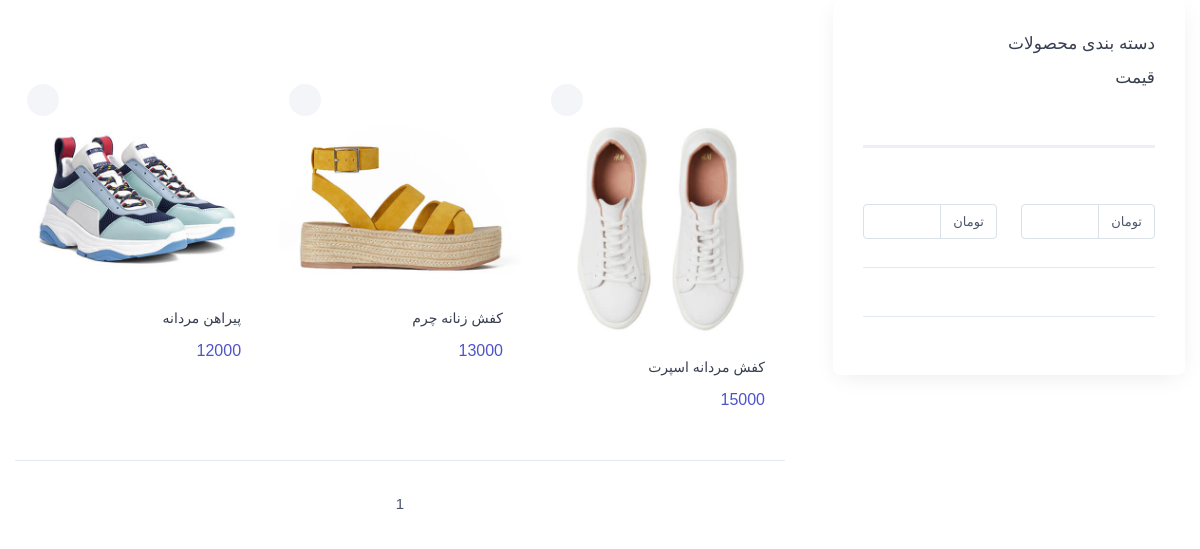
The page /product/productlist/ on the database its author committed.
### products/models.py (models this page shows, shortened)
class Product(models.Model):
    Ptitle = models.CharField(max_length=300, db_index=True, verbose_name='عنوان محصول')
    Pcategory = models.ManyToManyField(ProductCategory, blank=True, related_name='products', verbose_name='دسته بندی')
    product_tag = models.ManyToManyField(ProductTag, verbose_name='تگ های محصول')
    ProductBrand = models.ForeignKey(ProductBrand, on_delete=models.CASCADE, null=True, verbose_name='برند محصول', related_name='productbrand')
    Pprice = models.IntegerField(default=0, db_index=True, verbose_name='قیمت')
    short_description = models.CharField(max_length=360, null=True, db_index=True, verbose_name='توضیحات کوتاه')
    description = models.TextField(verbose_name='توضیحات محصول', null=True)
    is_active = models.BooleanField(default=True, verbose_name='فعال / غیرفعال')
    is_delete = models.BooleanField(default=False, verbose_name='حذف / حذف نشده')
    Pimage = models.ImageField(default='media/aks/01.jpg', verbose_name='تصویر')
    slug = models.SlugField(default="", blank=True, db_index=True) #editable=False
    meta_des = models.CharField(max_length=300,blank=True, verbose_name='توضیحات سئو')
    meta_keyword = models.CharField(max_length=300, blank=True, verbose_name='کلمه کلیدی سئو')
    def get_absolute_url(self):
        return reverse('detail', args=[self.slug])
    class Meta:
        verbose_name='محصول'
        verbose_name_plural= 'محصولات'

### products/views.py (the view)
class productListView(ListView):
    template_name = 'product_moduels/product_list.html'
    model = Product
    context_object_name = 'products'
    ordering = ['-Pprice']
    paginate_by = 5
    def get_context_data(self, *args, object_list=None, **kwargs):
        context = super(productListView, self).get_context_data(*args, **kwargs)
        query = Product.objects.all()
        product : Product = query.order_by('-Pprice').first()
        db_max_price = product.Pprice if product is not None else 0
        context['db_max_price']= int(db_max_price) if db_max_price else 0
        context['start_price']= int(self.request.GET.get('start_price') or 0)
        context['end_price']=int(self.request.GET.get('end_price') or db_max_price)
        context['selected_brands'] = self.request.GET.getlist('brands')
        category_name = self.kwargs.get('category', None)
        context['category_name'] = category_name if category_name else 'all'
        return context
    def get_queryset(self):
        query = super(productListView, self).get_queryset()
        category_name = self.kwargs.get('category', None)
        request : HttpRequest = self.request
        start_price = request.GET.get('start_price')
        end_price = request.GET.get('end_price')
        if start_price is not None:
            query = query.filter(Pprice__gte=start_price)
        if end_price is not None:
            query = query.filter(Pprice__lte=end_price)
        data = query.filter(is_active=True)
        query =data
        if category_name and category_name != 'all':
            query = query.filter(Pcategory__urltitle__iexact=category_name)
        selected_brands = self.request.GET.getlist('brands')
        if selected_brands:
            query = query.filter(ProductBrand__title__in=selected_brands)
        return query
    def render_to_response(self, context, **response_kwargs):
        if self.request.headers.get('X-Requested-With') == 'XMLHttpRequest':
            products_html = render_to_string('product_moduels/includes/product_list_filter.html', {'products': context['products']})
            return JsonResponse({'html': products_html})
        return super().render_to_response(context, **response_kwargs)

### blog/context_processors.py (called while the page is built)
def article_header_title(request):
    return {'article_header_title': 'لیست مقالات'}

### site_moduel/context_processors.py (called while the page is built)
def site_settings(request):
    setting = SiteSetting.objects.filter(is_main_setting=True).first()
    return {'site_setting': setting}

### user_panel_module/order_context.py (called while the page is built, shortened)
def basket_context(request):
    context = {}
    return context

### products/templates/product_moduels/product_list.html (shortened to what this page needs)
{% extends 'base.html' %}
{% load render_partial %}
{% block page_content %}
	<div class="container pb-5 mb-2 mb-md-4">
        <div class="row">
          <aside class="col-lg-4"1>
            <div class="offcanvas offcanvas-collapse bg-white w-100 rounded-3 shadow-lg py-1" id="shop-sidebar" style="max-width: 22rem;">
              <div class="offcanvas-body py-grid-gutter px-lg-grid-gutter">
                <div class="widget widget-categories mb-4 pb-4 border-bottom">
                    <h3 class="widget-title">دسته بندی محصولات</h3>
                  <div class="accordion mt-n1" id="shop-categories">
                <div class="widget mb-4 pb-4 border-bottom">
                  <h3 class="widget-title">قیمت</h3>
                  <div class="range-slider" data-start-min="0" data-start-max="{{ db_max_price }}" data-min="{{ start_price }}" data-max="{{ end_price }}" data-step="1000">
                    <div class="range-slider-ui"></div>
                    <div class="d-flex pb-1">
                      <div class="w-50 pe-2 me-2">
                        <div class="input-group input-group-sm"><span class="input-group-text">تومان</span>
                          <input class="form-control range-slider-value-min" type="text">
                        </div>
                      </div>
                      <div class="w-50 ps-2">
                        <div class="input-group input-group-sm"><span class="input-group-text">تومان</span>
                          <input class="form-control range-slider-value-max" type="text">
                        </div>
                      </div>
                    </div>
                  </div>
                </div>
              </div>
            </div>
          </aside>
          <section class="col-lg-8">
            <div class="d-flex justify-content-center justify-content-sm-between align-items-center pt-2 pb-4 pb-sm-5">
              <div class="d-flex flex-wrap">
              </div>
            </div>
            <div class="row mx-n2" id="product-list-container">
                {%  for product in products %}
                    {% include 'product_moduels/includes/product.html' %}
                {% endfor %}
            </div>
            <hr class="my-3">
            <nav class="d-flex justify-content-between pt-2" aria-label="Page navigation">
              <ul class="pagination">
                {% for page in paginator.page_range %}
                                  <li class="page-item d-none d-sm-block">
                                      <a class="page-link" href="?page={{ page }}">
                                          {{ page }}
                                      </a></li>
                {% endfor %}
              </ul>
            </nav>
          </section>
        </div>
      </div>
{% endblock page_content %}

### products/templates/product_moduels/includes/product.html (shortened to what this page needs)
{% load static %}
              <div class="col-md-4 col-sm-6 px-2 mb-4">
                <div class="card product-card">
                  <button class="btn-wishlist btn-sm" type="button" data-bs-toggle="tooltip" data-bs-placement="left" title="اضافه کردن به علاقه مندی"><i class="ci-heart"></i></button>
                    <a class="card-img-top d-block overflow-hidden" href="{{ product.get_absolute_url }}">
                    <img src="{{ product.Pimage.url }}" alt="{{ product.Ptitle }}"></a>
                  <div class="card-body py-2">
                    <h3 class="product-title fs-sm"><a href="{{ product.get_absolute_url }}">{{ product.Ptitle }}</a></h3>
                    <div class="d-flex justify-content-between">
                      <div class="product-price"><span class="text-accent">{{ product.Pprice }}</span></div>
                      <div class="star-rating"><i class="star-rating-icon ci-star-filled active"></i><i class="star-rating-icon ci-star-filled active"></i><i class="star-rating-icon ci-star-filled active"></i><i class="star-rating-icon ci-star-filled active"></i><i class="star-rating-icon ci-star"></i>
                      </div>
                    </div>
                  </div>
                </div>
              </div>

### rows shown on the page
Product: Pimage (picture), Ptitle "کفش مردانه اسپرت", Pprice "15000"
Product: Pimage (picture), Ptitle "کفش زنانه چرم", Pprice "13000"
Product: Pimage (picture), Ptitle "پیراهن مردانه", Pprice "12000"

### other values the page prints
{{ page }} "1"
